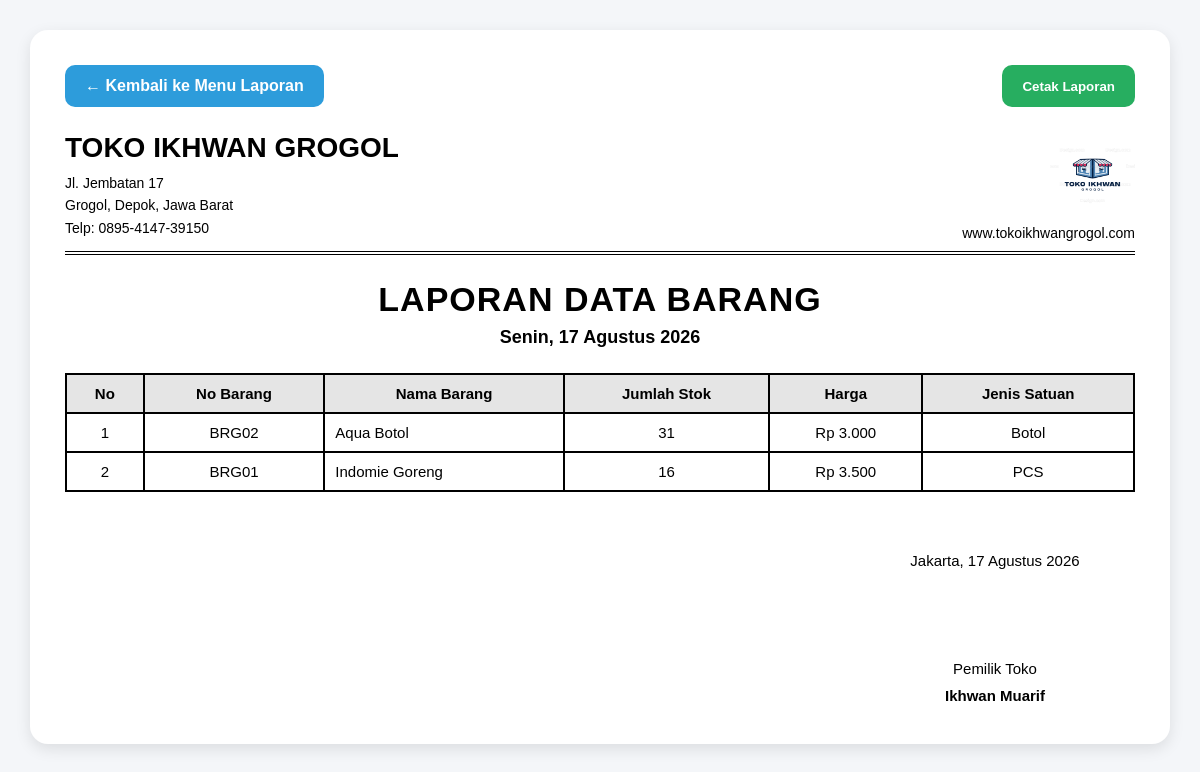
/laporan/laporan-data-barang.php, run on the app's committed database.
### tables this page shows
CREATE TABLE `barang` (
  `id_barang` int(11) NOT NULL AUTO_INCREMENT PRIMARY KEY,
  `no_barang` varchar(50) NOT NULL,
  `nama_barang` varchar(100) NOT NULL,
  `jumlah_barang` int(11) NOT NULL,
  `jenis_barang` varchar(50) NOT NULL,
  `harga` int(11) NOT NULL
);

### laporan/laporan-data-barang.php (the view, shortened to what this page needs)
<?php
include '../config/koneksi.php';
$hari = [
  'Sunday' => 'Minggu',
  'Monday' => 'Senin',
  'Tuesday' => 'Selasa',
  'Wednesday' => 'Rabu',
  'Thursday' => 'Kamis',
  'Friday' => 'Jumat',
  'Saturday' => 'Sabtu'
];
$bulan = [
  1 => 'Januari',
  'Februari',
  'Maret',
  'April',
  'Mei',
  'Juni',
  'Juli',
  'Agustus',
  'September',
  'Oktober',
  'November',
  'Desember'
];
$namaHari = $hari[date('l')];
$tanggalIndonesia =
$namaHari . ", " .
date('d') . " " .
$bulan[(int)date('m')] . " " .
date('Y');
$tanggalTtd =
"Jakarta, " .
date('d') . " " .
$bulan[(int)date('m')] . " " .
date('Y');
$data = mysqli_query($koneksi, "
  SELECT * FROM barang
  ORDER BY nama_barang ASC
");
?>
<!DOCTYPE html>
<html lang="id">
<head>
</head>
<body>
<div class="container">
  <div class="top-action">
    <a href="../laporan.php" class="btn btn-back">
      ← Kembali ke Menu Laporan
    </a>
    <button onclick="window.print()" class="btn btn-print">
      Cetak Laporan
    </button>
  </div>
  <div class="kop">
    <div class="kop-left">
      <h2>TOKO IKHWAN GROGOL</h2>
      <p>
        Jl. Jembatan 17<br>
        Grogol, Depok, Jawa Barat<br>
        Telp: 0895-4147-39150
      </p>
    </div>
    <div class="kop-right">
      <img src="../assets/logo.png" alt="Logo">
      <p>www.tokoikhwangrogol.com</p>
    </div>
  </div>
  <div class="judul-laporan">
    <h1>LAPORAN DATA BARANG</h1>
    <p><?= $tanggalIndonesia; ?></p>
  </div>
  <table>
    <thead>
      <tr>
        <th>No</th>
        <th>No Barang</th>
        <th>Nama Barang</th>
        <th>Jumlah Stok</th>
        <th>Harga</th>
        <th>Jenis Satuan</th>
      </tr>
    </thead>
    <tbody>
      <?php
      $no = 1;
      while($row = mysqli_fetch_assoc($data)){
      ?>
      <tr>
        <td><?= $no++; ?></td>
        <td><?= $row['no_barang']; ?></td>
        <td><?= $row['nama_barang']; ?></td>
        <td><?= $row['jumlah_barang']; ?></td>
        <td>Rp <?= number_format($row['harga'],0,',','.'); ?></td>
        <td><?= $row['jenis_barang']; ?></td>
      </tr>
      <?php } ?>
    </tbody>
  </table>
  <div class="ttd">
    <?= $tanggalTtd; ?>
    <br><br><br><br>
    Pemilik Toko
    <br>
    <b>Ikhwan Muarif</b>
  </div>
</div>
</body>
</html>

### laporan/laporan-data-barang.php (style rules this page uses)
* { margin:0; padding:0; box-sizing:border-box; font-family:Arial, Helvetica, sans-serif; }
body { background:#f4f6f9; padding:30px; color:#000; }
.container { background:white; padding:35px; border-radius:18px; box-shadow:0 5px 15px rgba(0,0,0,0.1); }
.top-action { display:flex; justify-content:space-between; margin-bottom:25px; }
.btn { text-decoration:none; border:none; padding:12px 20px; border-radius:10px; color:white; font-weight:bold; cursor:pointer; display:inline-block; }
.btn-back { background:#2d9cdb; }
.btn-print { background:#27ae60; }
.kop { display:flex; justify-content:space-between; align-items:flex-start; border-bottom:4px double #000; padding-bottom:10px; margin-bottom:20px; }
.kop-left h2 { font-size:28px; margin-bottom:8px; }
.kop-left p { font-size:14px; line-height:1.6; }
.kop-right { text-align:right; font-size:14px; }
.kop-right img { width:85px; height:85px; object-fit:contain; margin-bottom:5px; }
.judul-laporan { text-align:center; margin:25px 0; }
.judul-laporan h1 { font-size:34px; margin-bottom:8px; letter-spacing:1px; }
.judul-laporan p { font-size:18px; font-weight:bold; }
table { width:100%; border-collapse:collapse; margin-top:20px; }
th { background:#e5e5e5; border:2px solid #000; padding:10px; font-size:15px; }
td { border:2px solid #000; padding:10px; text-align:center; font-size:15px; }
td:nth-child(3) { text-align:left; }
.ttd { width:280px; margin-top:55px; margin-left:auto; text-align:center; line-height:1.8; font-size:15px; }

### data on the page
barang: no_barang "BRG02", nama_barang "Aqua Botol", jumlah_barang "31", harga "3.000", jenis_barang "Botol"
barang: no_barang "BRG01", nama_barang "Indomie Goreng", jumlah_barang "16", harga "3.500", jenis_barang "PCS"

### other printed values
$tanggalTtd "Jakarta, 17 Agustus 2026"
